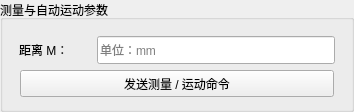
               <widget class="QGroupBox" name="groupBoxMeasure">
                <property name="sizePolicy">
                 <sizepolicy hsizetype="Fixed" vsizetype="Fixed">
                  <horstretch>0</horstretch>
                  <verstretch>0</verstretch>
                 </sizepolicy>
                </property>
                <property name="minimumSize">
                 <size>
                  <width>354</width>
                  <height>112</height>
                 </size>
                </property>
                <property name="maximumSize">
                 <size>
                  <width>354</width>
                  <height>112</height>
                 </size>
                </property>
                <property name="title">
                 <string>测量与自动运动参数</string>
                </property>
                <layout class="QVBoxLayout" name="verticalLayout_measureRows">
                 <property name="spacing">
                  <number>6</number>
                 </property>
                 <property name="leftMargin">
                  <number>10</number>
                 </property>
                 <property name="topMargin">
                  <number>16</number>
                 </property>
                 <property name="rightMargin">
                  <number>10</number>
                 </property>
                 <property name="bottomMargin">
                  <number>12</number>
                 </property>
                 <item>
                  <layout class="QHBoxLayout" name="horizontalLayout_measureDistance">
                   <property name="spacing">
                    <number>6</number>
                   </property>
                   <property name="leftMargin">
                    <number>0</number>
                   </property>
                   <property name="topMargin">
                    <number>0</number>
                   </property>
                   <property name="rightMargin">
                    <number>0</number>
                   </property>
                   <property name="bottomMargin">
                    <number>0</number>
                   </property>
                   <item>
                    <widget class="QLabel" name="MLabel">
                     <property name="minimumSize">
                      <size>
                       <width>66</width>
                       <height>24</height>
                      </size>
                     </property>
                     <property name="maximumSize">
                      <size>
                       <width>66</width>
                       <height>24</height>
                      </size>
                     </property>
                     <property name="text">
                      <string>距离 M：</string>
                     </property>
                    </widget>
                   </item>
                   <item>
                    <widget class="QLineEdit" name="MLineEdit">
                     <property name="minimumSize">
                      <size>
                       <width>238</width>
                       <height>24</height>
                      </size>
                     </property>
                     <property name="maximumSize">
                      <size>
                       <width>238</width>
                       <height>28</height>
                      </size>
                     </property>
                     <property name="text">
                      <string/>
                     </property>
                     <property name="placeholderText">
                      <string>单位：mm</string>
                     </property>
                    </widget>
                   </item>
                  </layout>
                 </item>
                 <item>
                  <layout class="QHBoxLayout" name="horizontalLayout_measureAction">
                   <property name="spacing">
                    <number>6</number>
                   </property>
                   <property name="leftMargin">
                    <number>0</number>
                   </property>
                   <property name="topMargin">
                    <number>0</number>
                   </property>
                   <property name="rightMargin">
                    <number>0</number>
                   </property>
                   <property name="bottomMargin">
                    <number>0</number>
                   </property>
                   <item>
                    <widget class="QPushButton" name="SendButton">
                     <property name="minimumSize">
                      <size>
                       <width>314</width>
                       <height>26</height>
                      </size>
                     </property>
                     <property name="maximumSize">
                      <size>
                       <width>314</width>
                       <height>32</height>
                      </size>
                     </property>
                     <property name="layoutDirection">
                      <enum>Qt::LeftToRight</enum>
                     </property>
                     <property name="text">
                      <string>发送测量 / 运动命令</string>
                     </property>
                    </widget>
                   </item>
                  </layout>
                 </item>
                </layout>
               </widget>
